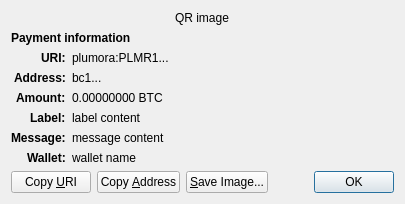
<?xml version="1.0" encoding="UTF-8"?>
<ui version="4.0">
 <class>ReceiveRequestDialog</class>
 <widget class="QDialog" name="ReceiveRequestDialog">
  <property name="geometry">
   <rect>
    <x>0</x>
    <y>0</y>
    <width>413</width>
    <height>229</height>
   </rect>
  </property>
  <property name="windowTitle">
   <string>Request payment to ...</string>
  </property>
  <layout class="QGridLayout" name="gridLayout" columnstretch="0,1">
   <property name="sizeConstraint">
    <enum>QLayout::SetFixedSize</enum>
   </property>
   <item row="0" column="0" colspan="2" alignment="Qt::AlignHCenter">
    <widget class="QRImageWidget" name="qr_code">
     <property name="text">
      <string notr="true">QR image</string>
     </property>
     <property name="textInteractionFlags">
      <set>Qt::NoTextInteraction</set>
     </property>
    </widget>
   </item>
   <item row="1" column="0" colspan="2">
    <widget class="QLabel" name="payment_header">
     <property name="font">
      <font>
       <weight>75</weight>
       <bold>true</bold>
      </font>
     </property>
     <property name="text">
      <string>Payment information</string>
     </property>
     <property name="textInteractionFlags">
      <set>Qt::NoTextInteraction</set>
     </property>
    </widget>
   </item>
   <item row="2" column="0" alignment="Qt::AlignRight|Qt::AlignTop">
    <widget class="QLabel" name="uri_tag">
     <property name="font">
      <font>
       <weight>75</weight>
       <bold>true</bold>
      </font>
     </property>
     <property name="text">
      <string notr="true">URI:</string>
     </property>
     <property name="textFormat">
      <enum>Qt::PlainText</enum>
     </property>
     <property name="textInteractionFlags">
      <set>Qt::NoTextInteraction</set>
     </property>
    </widget>
   </item>
   <item row="2" column="1" alignment="Qt::AlignTop">
    <widget class="QLabel" name="uri_content">
     <property name="text">
      <string notr="true">plumora:PLMR1...</string>
     </property>
     <property name="textFormat">
      <enum>Qt::RichText</enum>
     </property>
     <property name="wordWrap">
      <bool>true</bool>
     </property>
     <property name="textInteractionFlags">
      <set>Qt::TextSelectableByMouse</set>
     </property>
    </widget>
   </item>
   <item row="3" column="0" alignment="Qt::AlignRight|Qt::AlignTop">
    <widget class="QLabel" name="address_tag">
     <property name="font">
      <font>
       <weight>75</weight>
       <bold>true</bold>
      </font>
     </property>
     <property name="text">
      <string>Address:</string>
     </property>
     <property name="textInteractionFlags">
      <set>Qt::NoTextInteraction</set>
     </property>
    </widget>
   </item>
   <item row="3" column="1" alignment="Qt::AlignTop">
    <widget class="QLabel" name="address_content">
     <property name="text">
      <string notr="true">bc1...</string>
     </property>
     <property name="textFormat">
      <enum>Qt::PlainText</enum>
     </property>
     <property name="textInteractionFlags">
      <set>Qt::TextSelectableByMouse</set>
     </property>
    </widget>
   </item>
   <item row="4" column="0" alignment="Qt::AlignRight|Qt::AlignTop">
    <widget class="QLabel" name="amount_tag">
     <property name="font">
      <font>
       <weight>75</weight>
       <bold>true</bold>
      </font>
     </property>
     <property name="text">
      <string>Amount:</string>
     </property>
     <property name="textInteractionFlags">
      <set>Qt::NoTextInteraction</set>
     </property>
    </widget>
   </item>
   <item row="4" column="1" alignment="Qt::AlignTop">
    <widget class="QLabel" name="amount_content">
     <property name="text">
      <string notr="true">0.00000000 BTC</string>
     </property>
     <property name="textFormat">
      <enum>Qt::PlainText</enum>
     </property>
     <property name="textInteractionFlags">
      <set>Qt::TextSelectableByMouse</set>
     </property>
    </widget>
   </item>
   <item row="5" column="0" alignment="Qt::AlignRight|Qt::AlignTop">
    <widget class="QLabel" name="label_tag">
     <property name="font">
      <font>
       <weight>75</weight>
       <bold>true</bold>
      </font>
     </property>
     <property name="text">
      <string>Label:</string>
     </property>
     <property name="textInteractionFlags">
      <set>Qt::NoTextInteraction</set>
     </property>
    </widget>
   </item>
   <item row="5" column="1" alignment="Qt::AlignTop">
    <widget class="QLabel" name="label_content">
     <property name="text">
      <string notr="true">label content</string>
     </property>
     <property name="textFormat">
      <enum>Qt::PlainText</enum>
     </property>
     <property name="wordWrap">
      <bool>true</bool>
     </property>
     <property name="textInteractionFlags">
      <set>Qt::TextSelectableByMouse</set>
     </property>
    </widget>
   </item>
   <item row="6" column="0" alignment="Qt::AlignRight|Qt::AlignTop">
    <widget class="QLabel" name="message_tag">
     <property name="font">
      <font>
       <weight>75</weight>
       <bold>true</bold>
      </font>
     </property>
     <property name="text">
      <string>Message:</string>
     </property>
     <property name="textInteractionFlags">
      <set>Qt::NoTextInteraction</set>
     </property>
    </widget>
   </item>
   <item row="6" column="1" alignment="Qt::AlignTop">
    <widget class="QLabel" name="message_content">
     <property name="text">
      <string notr="true">message content</string>
     </property>
     <property name="textFormat">
      <enum>Qt::PlainText</enum>
     </property>
     <property name="wordWrap">
      <bool>true</bool>
     </property>
     <property name="textInteractionFlags">
      <set>Qt::TextSelectableByMouse</set>
     </property>
    </widget>
   </item>
   <item row="7" column="0" alignment="Qt::AlignRight|Qt::AlignTop">
    <widget class="QLabel" name="wallet_tag">
     <property name="font">
      <font>
       <weight>75</weight>
       <bold>true</bold>
      </font>
     </property>
     <property name="text">
      <string>Wallet:</string>
     </property>
     <property name="textInteractionFlags">
      <set>Qt::NoTextInteraction</set>
     </property>
    </widget>
   </item>
   <item row="7" column="1" alignment="Qt::AlignTop">
    <widget class="QLabel" name="wallet_content">
     <property name="text">
      <string notr="true">wallet name</string>
     </property>
     <property name="textFormat">
      <enum>Qt::PlainText</enum>
     </property>
     <property name="wordWrap">
      <bool>true</bool>
     </property>
     <property name="textInteractionFlags">
      <set>Qt::TextSelectableByMouse</set>
     </property>
    </widget>
   </item>
   <item row="8" column="0" colspan="2">
    <layout class="QHBoxLayout" name="horizontalLayout">
     <item>
      <widget class="QPushButton" name="btnCopyURI">
       <property name="text">
        <string>Copy &amp;URI</string>
       </property>
       <property name="autoDefault">
        <bool>false</bool>
       </property>
      </widget>
     </item>
     <item>
      <widget class="QPushButton" name="btnCopyAddress">
       <property name="text">
        <string>Copy &amp;Address</string>
       </property>
       <property name="autoDefault">
        <bool>false</bool>
       </property>
      </widget>
     </item>
     <item>
      <widget class="QPushButton" name="btnSaveAs">
       <property name="text">
        <string>&amp;Save Image...</string>
       </property>
       <property name="autoDefault">
        <bool>false</bool>
       </property>
      </widget>
     </item>
     <item>
      <spacer name="horizontalSpacer_2">
       <property name="orientation">
        <enum>Qt::Horizontal</enum>
       </property>
       <property name="sizeHint" stdset="0">
        <size>
         <width>40</width>
         <height>20</height>
        </size>
       </property>
      </spacer>
     </item>
     <item>
      <widget class="QDialogButtonBox" name="buttonBox">
       <property name="focusPolicy">
        <enum>Qt::StrongFocus</enum>
       </property>
       <property name="standardButtons">
        <set>QDialogButtonBox::Ok</set>
       </property>
      </widget>
     </item>
    </layout>
   </item>
  </layout>
 </widget>
 <customwidgets>
  <customwidget>
   <class>QRImageWidget</class>
   <extends>QLabel</extends>
   <header>qt/qrimagewidget.h</header>
  </customwidget>
 </customwidgets>
 <tabstops>
  <tabstop>buttonBox</tabstop>
  <tabstop>btnCopyURI</tabstop>
  <tabstop>btnCopyAddress</tabstop>
  <tabstop>btnSaveAs</tabstop>
 </tabstops>
 <resources/>
 <connections>
  <connection>
   <sender>buttonBox</sender>
   <signal>accepted()</signal>
   <receiver>ReceiveRequestDialog</receiver>
   <slot>accept()</slot>
   <hints>
    <hint type="sourcelabel">
     <x>135</x>
     <y>230</y>
    </hint>
    <hint type="destinationlabel">
     <x>135</x>
     <y>126</y>
    </hint>
   </hints>
  </connection>
 </connections>
</ui>
